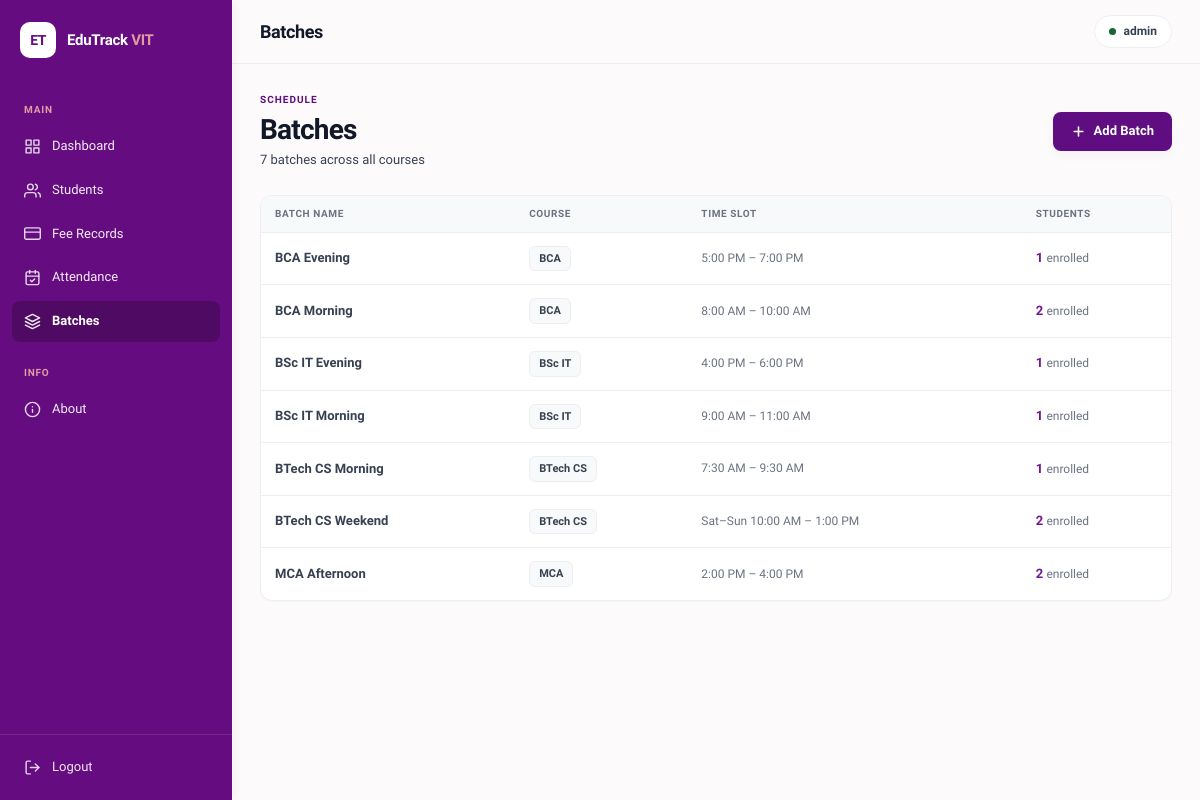
Screenshot of /batches (signed in) with the database file from the repository.
### tables this page shows
CREATE TABLE admins (
        id            INTEGER PRIMARY KEY AUTOINCREMENT,
        username      TEXT    NOT NULL UNIQUE,
        password_hash TEXT    NOT NULL
    );

CREATE TABLE batches (
        id        INTEGER PRIMARY KEY AUTOINCREMENT,
        name      TEXT    NOT NULL,
        course_id INTEGER NOT NULL,
        time_slot TEXT,
        FOREIGN KEY (course_id) REFERENCES courses(id)
    );

### app.py (the view)
@app.route("/batches")
@login_required
def batches():
    conn = get_db_connection()
    rows = conn.execute("""
        SELECT b.id, b.name, b.time_slot, c.name AS course,
               COUNT(e.student_id) AS student_count
        FROM batches b
        JOIN courses c ON b.course_id = c.id
        LEFT JOIN enrollments e ON e.batch_id = b.id
        GROUP BY b.id ORDER BY c.name, b.name
    """).fetchall()
    conn.close()
    return render_template("batches.html", batches=rows)

### app.py (called while the page is built)
@login_manager.user_loader
def load_user(user_id):
    conn = get_db_connection()
    row = conn.execute(
        "SELECT id, username FROM admins WHERE id = ?", (user_id,)
    ).fetchone()
    conn.close()
    if row:
        return AdminUser(row["id"], row["username"])
    return None

### database.py (called while the page is built)
def get_db_connection():
    connection = sqlite3.connect(DATABASE)
    connection.row_factory = sqlite3.Row
    connection.execute(
        "PRAGMA foreign_keys = ON"
        )
    return connection

### templates/batches.html (shortened to what this page needs)
{% extends "base.html" %}
{% block page_title %}Batches{% endblock %}
{% block content %}
<div class="page-header">
  <div class="page-header-left">
    <div class="page-eyebrow">Schedule</div>
    <h1 class="page-h1">Batches</h1>
    <p class="page-sub">{{ batches | length }} batch{{ '' if batches | length == 1 else 'es' }} across all courses</p>
  </div>
  <a href="{{ url_for('add_batch') }}" class="btn btn-primary">
    <svg width="15" height="15" viewBox="0 0 24 24" fill="none" stroke="currentColor" stroke-width="2.5" stroke-linecap="round" stroke-linejoin="round">
      <line x1="12" y1="5" x2="12" y2="19"/><line x1="5" y1="12" x2="19" y2="12"/>
    </svg>
    Add Batch
  </a>
</div>
<div class="card" style="padding:0;overflow:hidden;">
  {% if batches %}
  <div class="table-wrap">
    <table>
      <thead>
        <tr>
          <th>Batch Name</th>
          <th>Course</th>
          <th>Time Slot</th>
          <th>Students</th>
        </tr>
      </thead>
      <tbody>
        {% for b in batches %}
        <tr>
          <td class="fw-600">{{ b.name }}</td>
          <td><span class="course-badge">{{ b.course }}</span></td>
          <td class="td-muted">{{ b.time_slot or '—' }}</td>
          <td>
            <span style="font-weight:600;color:var(--accent-hover);">{{ b.student_count }}</span>
            <span class="td-muted"> enrolled</span>
          </td>
        </tr>
        {% endfor %}
      </tbody>
    </table>
  </div>
  {% endif %}
</div>
{% endblock %}

### templates/base.html (shortened to what this page needs)
<!DOCTYPE html>
<html lang="en">
<head>
  <link rel="stylesheet" href="{{ url_for('static', filename='style.css') }}">
</head>
<body>
{% if current_user.is_authenticated %}
<aside class="sidebar">
  <a href="{{ url_for('dashboard') }}" class="sidebar-logo">
    <span class="logo-icon">ET</span>
    <span class="logo-text">EduTrack <span>VIT</span></span>
  </a>
  <nav class="sidebar-nav">
    <span class="nav-section-label">Main</span>
    <a href="{{ url_for('dashboard') }}"
       class="nav-item {% if request.endpoint == 'dashboard' %}active{% endif %}">
      <svg viewBox="0 0 24 24" fill="none" stroke="currentColor" stroke-width="2" stroke-linecap="round" stroke-linejoin="round">
        <rect x="3" y="3" width="7" height="7"/><rect x="14" y="3" width="7" height="7"/>
        <rect x="14" y="14" width="7" height="7"/><rect x="3" y="14" width="7" height="7"/>
      </svg>
      <span>Dashboard</span>
    </a>
    <a href="{{ url_for('students') }}"
       class="nav-item {% if request.endpoint in ['students','add_student','edit_student','student_pdf'] %}active{% endif %}">
      <svg viewBox="0 0 24 24" fill="none" stroke="currentColor" stroke-width="2" stroke-linecap="round" stroke-linejoin="round">
        <path d="M17 21v-2a4 4 0 0 0-4-4H5a4 4 0 0 0-4 4v2"/>
        <circle cx="9" cy="7" r="4"/>
        <path d="M23 21v-2a4 4 0 0 0-3-3.87"/>
        <path d="M16 3.13a4 4 0 0 1 0 7.75"/>
      </svg>
      <span>Students</span>
    </a>
    <a href="{{ url_for('fees') }}"
       class="nav-item {% if request.endpoint in ['fees','add_fee'] %}active{% endif %}">
      <svg viewBox="0 0 24 24" fill="none" stroke="currentColor" stroke-width="2" stroke-linecap="round" stroke-linejoin="round">
        <rect x="1" y="4" width="22" height="16" rx="2" ry="2"/>
        <line x1="1" y1="10" x2="23" y2="10"/>
      </svg>
      <span>Fee Records</span>
    </a>
    <a href="{{ url_for('attendance') }}"
       class="nav-item {% if request.endpoint in ['attendance','mark_attendance'] %}active{% endif %}">
      <span>Attendance</span>
    </a>
    <a href="{{ url_for('batches') }}"
       class="nav-item {% if request.endpoint in ['batches','add_batch'] %}active{% endif %}">
      <svg viewBox="0 0 24 24" fill="none" stroke="currentColor" stroke-width="2" stroke-linecap="round" stroke-linejoin="round">
        <polygon points="12 2 2 7 12 12 22 7 12 2"/>
        <polyline points="2 17 12 22 22 17"/>
        <polyline points="2 12 12 17 22 12"/>
      </svg>
      <span>Batches</span>
    </a>
    <span class="nav-section-label" style="margin-top:8px;">Info</span>
    <a href="{{ url_for('about') }}"
       class="nav-item {% if request.endpoint == 'about' %}active{% endif %}">
      <svg viewBox="0 0 24 24" fill="none" stroke="currentColor" stroke-width="2" stroke-linecap="round" stroke-linejoin="round">
        <circle cx="12" cy="12" r="10"/>
        <line x1="12" y1="8" x2="12" y2="8"/>
        <line x1="12" y1="12" x2="12" y2="16"/>
      </svg>
      <span>About</span>
    </a>
  </nav>
  <div class="sidebar-footer">
    <a href="{{ url_for('logout') }}" class="nav-item nav-logout">
      <svg viewBox="0 0 24 24" fill="none" stroke="currentColor" stroke-width="2" stroke-linecap="round" stroke-linejoin="round">
        <path d="M9 21H5a2 2 0 0 1-2-2V5a2 2 0 0 1 2-2h4"/>
        <polyline points="16 17 21 12 16 7"/>
        <line x1="21" y1="12" x2="9" y2="12"/>
      </svg>
      <span>Logout</span>
    </a>
  </div>
</aside>
<div class="main-wrap">
  <header class="topbar">
    <h1 class="page-title">{% block page_title %}{% endblock %}</h1>
    <div class="topbar-right">
      <div class="admin-badge">
        <span class="admin-dot"></span>
        {{ current_user.username }}
      </div>
    </div>
  </header>
  <main class="content">
    {% block content %}{% endblock %}
  </main>
</div>
{% endif %}
</body>
</html>

### rows the page displays
admins: username "admin"
batches: name "BCA Evening", course "BCA", time_slot "5:00 PM – 7:00 PM", student_count "1"
batches: name "BCA Morning", course "BCA", time_slot "8:00 AM – 10:00 AM", student_count "2"
batches: name "BSc IT Evening", course "BSc IT", time_slot "4:00 PM – 6:00 PM", student_count "1"
batches: name "BSc IT Morning", course "BSc IT", time_slot "9:00 AM – 11:00 AM", student_count "1"
batches: name "BTech CS Morning", course "BTech CS", time_slot "7:30 AM – 9:30 AM", student_count "1"
batches: name "BTech CS Weekend", course "BTech CS", time_slot "Sat–Sun 10:00 AM – 1:00 PM", student_count "2"
batches: name "MCA Afternoon", course "MCA", time_slot "2:00 PM – 4:00 PM", student_count "2"

### other values shown
{{ batches | length }} "7"
{{ '' if batches | length == 1 else 'es' }} "es"
